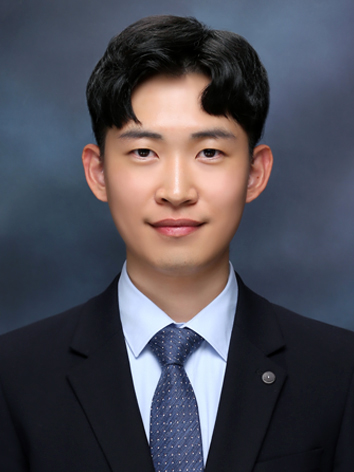
#> input picture deep_learning2/ch7/photo/face3.jpg, 354 x 472 px
$ python facedetect.py
#> lines starting #> are read from the running program, lines starting #| are printed output that depends on the picture; after the words box and inside, x2 and y2 are one past the last pixel; in counts of white or black regions, pixels touching at a corner belong together
import cv2
import sys
# 입력 파일 지정하기
image_file = "./photo/face3.jpg"
# 캐스케이드 파일의 경로 지정하기 --- (※1)
cascade_file = "haarcascade_frontalface_alt.xml"
# 이미지 읽어 들이기 --- (※2)
image = cv2.imread(image_file)
#> image is the input picture: shape (472, 354, 3); mean B, G, R 85, 75.7, 77.2
# 그레이스케일로 변환하기
image_gs = cv2.cvtColor(image, cv2.COLOR_BGR2GRAY)
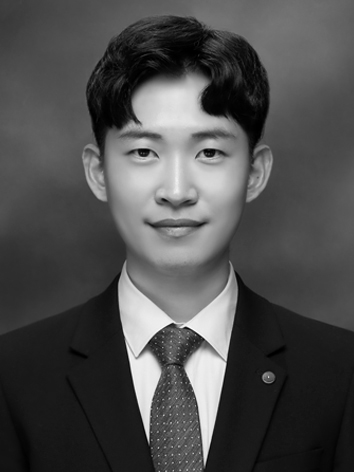
#> image_gs: shape (472, 354); min 0, max 253, mean 77.3
# 얼굴 인식 특징 파일 읽어 들이기 --- (※3)
cascade = cv2.CascadeClassifier(cascade_file)
# 얼굴 인식 실행하기
face_list = cascade.detectMultiScale(image_gs,
    scaleFactor=1.1,
    minNeighbors=1,
    minSize=(150,150))
#> face_list = [[80, 78, 191, 191]]
if len(face_list) > 0:
    # 인식한 부분 표시하기 --- (※4)
    print(face_list)
#| [[ 80  78 191 191]]
    color = (0, 0, 255)
    for face in face_list:
        x,y,w,h = face
        cv2.rectangle(image, (x,y), (x+w, y+h), color, thickness=8)
#> this loop made 1 pass
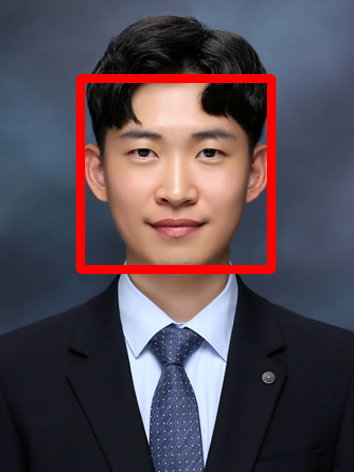
#> image: shape (472, 354, 3); 4.1% of pixels changed, all inside (x1, y1, x2, y2) = (76, 74, 276, 274)
    # 파일로 출력하기 --- (※5)
    cv2.imwrite("facedetect-output.PNG", image)
else:
    print("no face")

$ run again, with deep_learning2/ch7/photo/face1.jpg copied over deep_learning2/ch7/photo/face3.jpg
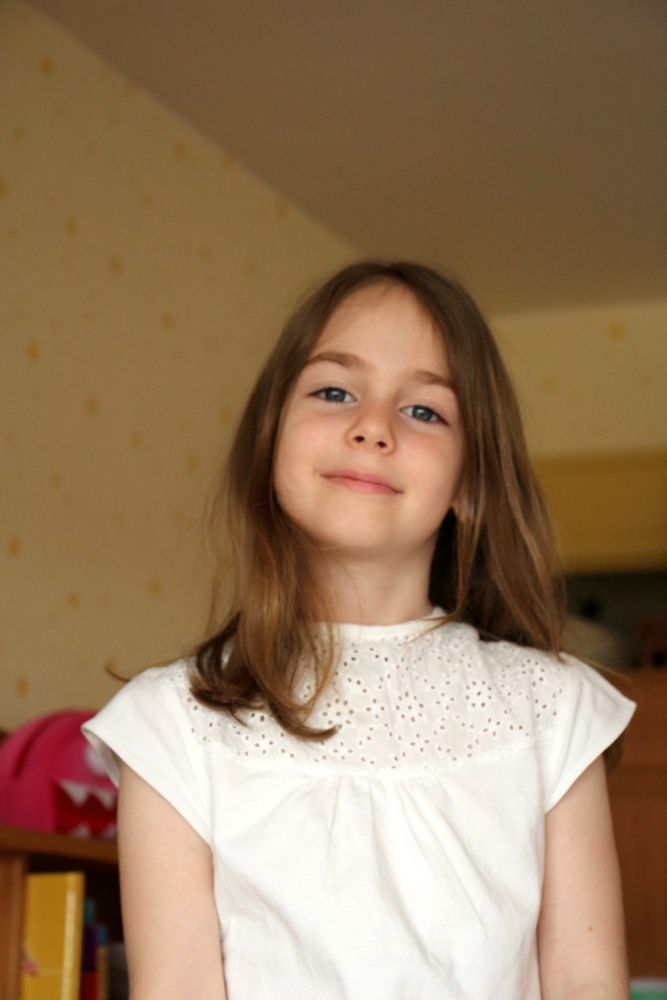
#> input picture deep_learning2/ch7/photo/face1.jpg, 667 x 1000 px, shrunk from 1024 x 1536 before the run
#> image is the input picture: shape (1000, 667, 3); mean B, G, R 93.1, 122, 150.1
#> `image_gs = cv2.cvtColor(image, cv2.COLOR_BGR2GRAY)`:
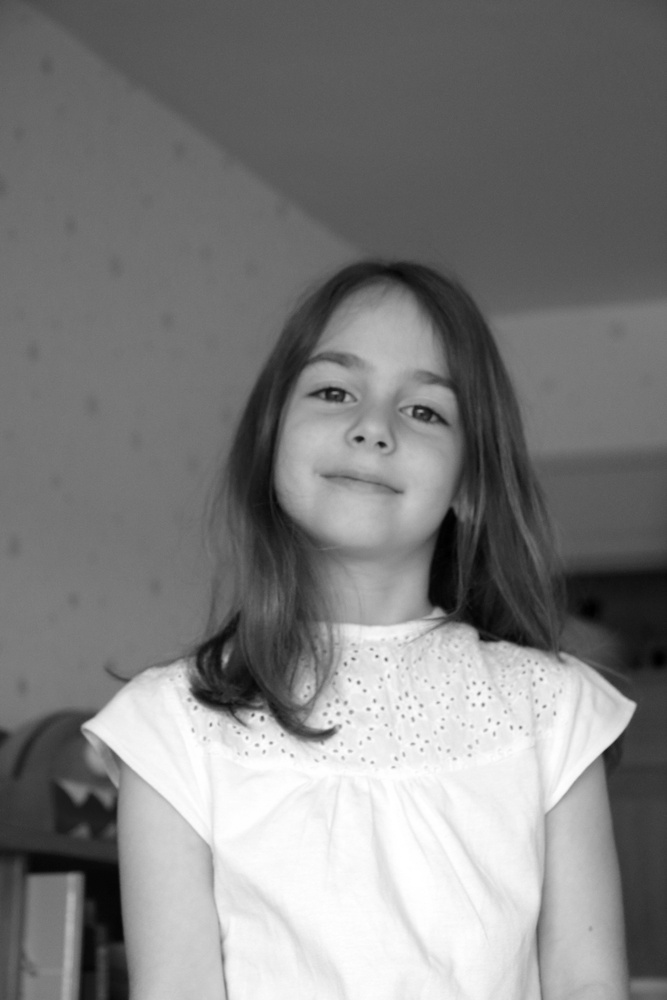
#> image_gs: shape (1000, 667); min 0, max 255, mean 127.2
#> face_list = [[257, 310, 239, 239]]
#| [[257 310 239 239]]
#> the loop `for face in face_list:` made 1 pass
#> after the loop `for face in face_list:`:
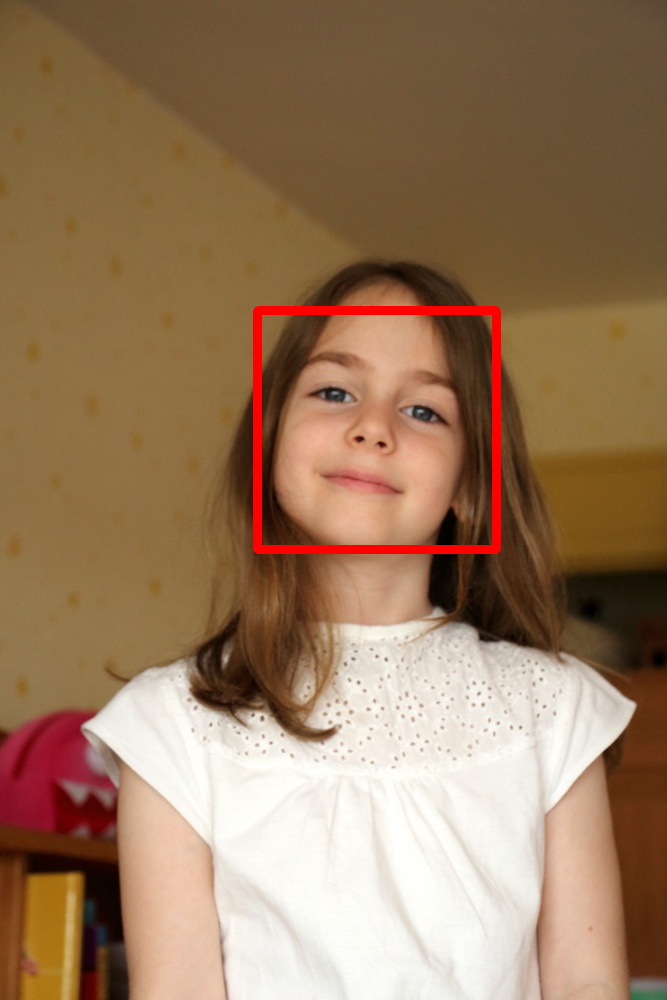
#> image: shape (1000, 667, 3); 1.29% of pixels changed, all inside (x1, y1, x2, y2) = (253, 306, 501, 554)

$ run again, with deep_learning2/ch7/photo/face2.jpg copied over deep_learning2/ch7/photo/face3.jpg
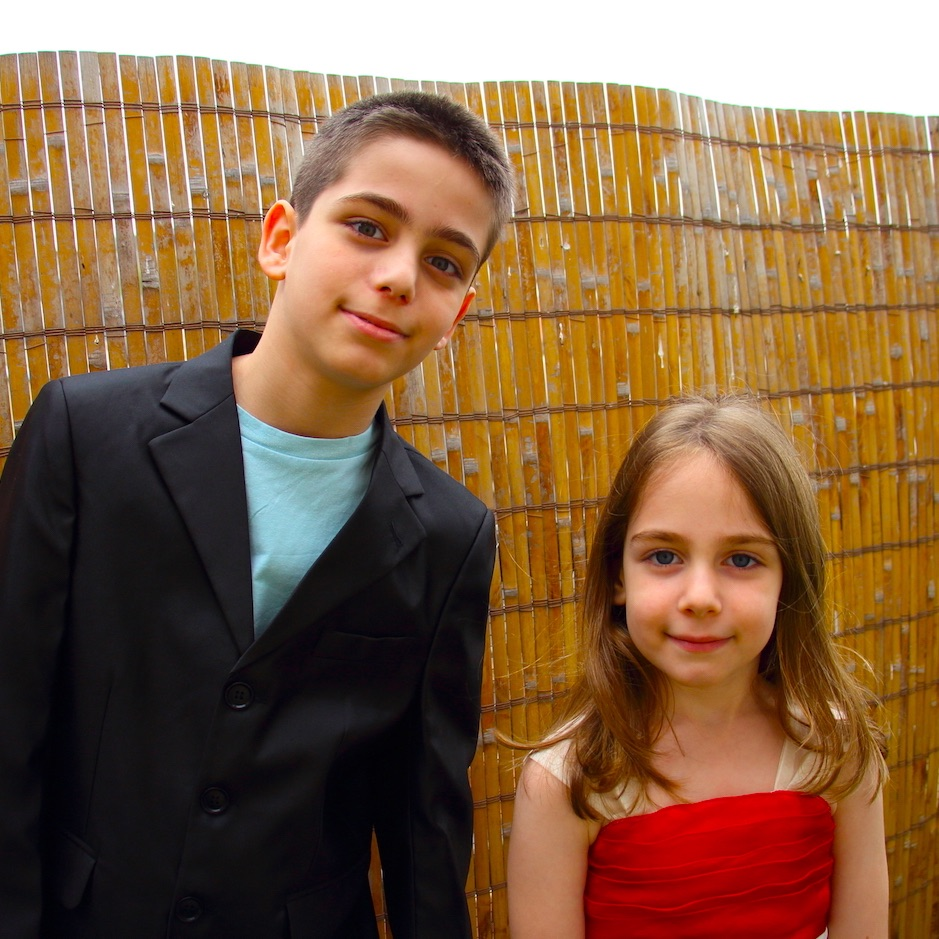
#> input picture deep_learning2/ch7/photo/face2.jpg, 939 x 939 px
#> image is the input picture: shape (939, 939, 3); mean B, G, R 67.6, 98.1, 132.6
#> `image_gs = cv2.cvtColor(image, cv2.COLOR_BGR2GRAY)`:
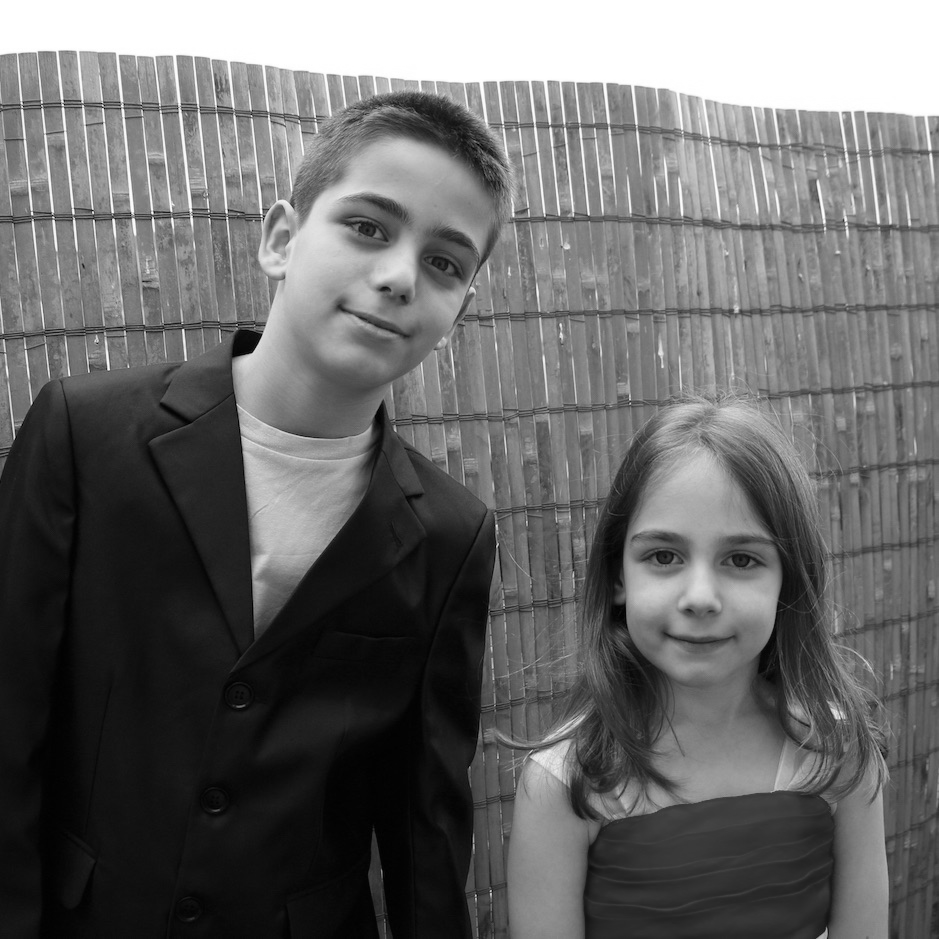
#> image_gs: shape (939, 939); min 0, max 255, mean 104.9
#> face_list = [[598, 480, 207, 207], [293, 142, 239, 239]]
#| [[598 480 207 207]
#|  [293 142 239 239]]
#> the loop `for face in face_list:` made 2 passes
#> after the loop `for face in face_list:`:
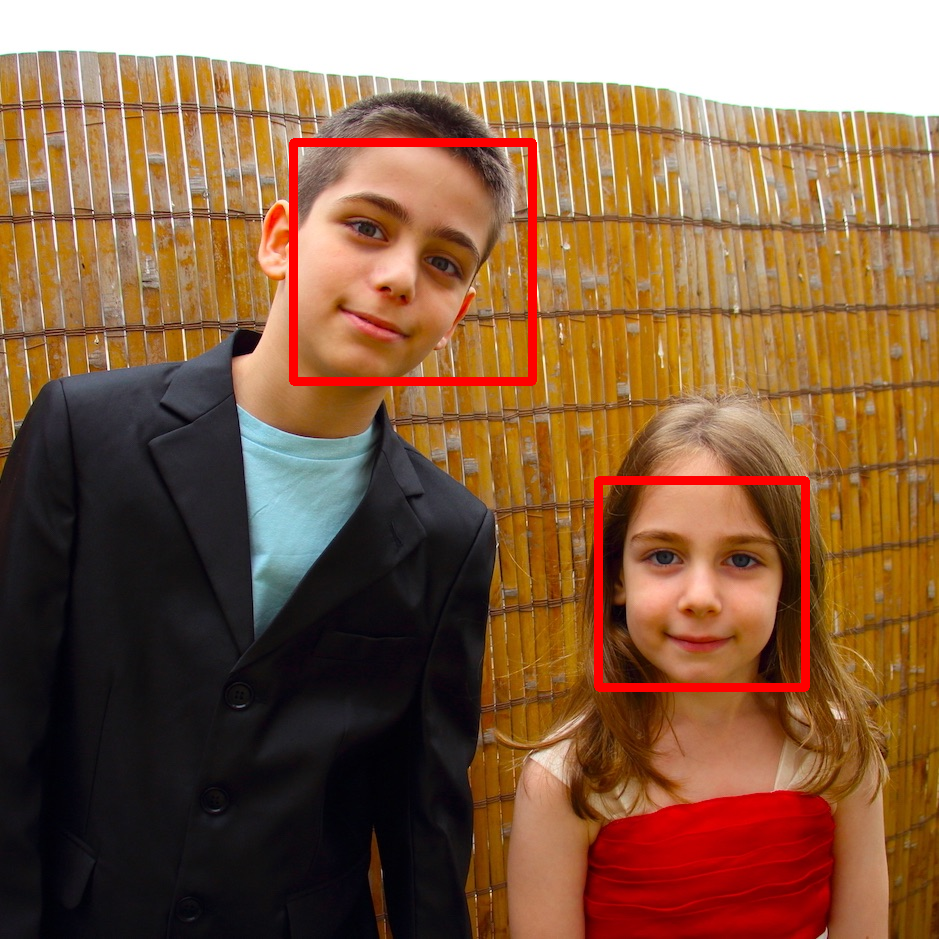
#> image: shape (939, 939, 3); 1.81% of pixels changed, all inside (x1, y1, x2, y2) = (289, 138, 810, 692)
